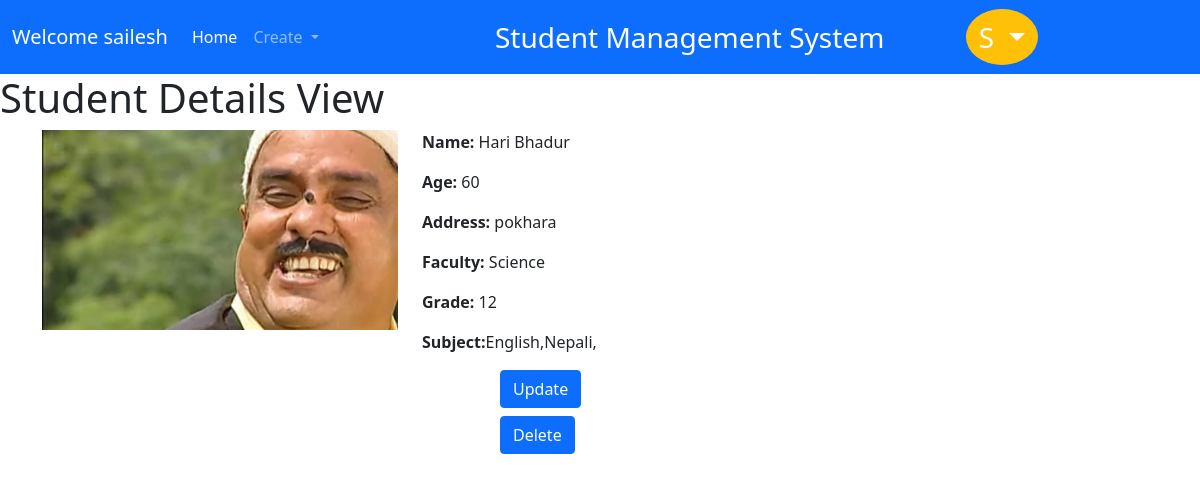
The app's page /student_detail/3 (signed in) with its own data.
### student/models.py (models this page shows, shortened)
class CustomUser(AbstractUser):
    email = models.EmailField(null=True,blank = True,unique=True,validators=[validators.EmailValidator,])

class Person(models.Model):
    fname = models.CharField(max_length=200,validators=[validators.MinLengthValidator(3)])
    lname = models.CharField(max_length=200,validators=[validators.MinLengthValidator(3)])
    address = models.CharField(max_length=200)
    class Meta:
        abstract = True
    def fullname(self):
        return self.fname+' '+self.lname

class Student(Person, models.Model):
     photo = models.ImageField(upload_to ='static/uploads/')
     email = models.EmailField(validators=[validators.EmailValidator,],unique=True)
     DOB = models.DateField()
     age = models.IntegerField(validators=[validators.MinValueValidator(1),validators.MinValueValidator(25)],null=True)
     grade = models.IntegerField(validators=[validators.MinValueValidator(10),validators.MinValueValidator(12)])
     roll_no = models.IntegerField(validators=[validators.MinValueValidator(1)],unique=True)
     faculty = models.ForeignKey(Faculty,on_delete=models.CASCADE,related_name='enrolled')

class Faculty(models.Model):
    name = models.CharField(max_length=200,validators=[validators.MinLengthValidator(3)],unique=True)
    teacher = models.ManyToManyField(Supervisior,related_name='supervisor')
    subject = models.ManyToManyField(Subject,related_name="contains")

class Subject(models.Model):
    name = models.CharField(max_length=200, validators=[validators.MinLengthValidator(3),],unique=True)
    teacher = models.ManyToManyField(Supervisior,related_name='enrolled')

### student/views.py (the view)
# urls.py: path('student_detail/<int:pk>',StudentDetailView.as_view(),name='student_detail'),
class StudentDetailView(LoginRequiredMixin, PageNotFoundMixin,DetailView):
    model = Student
    template_name = 'student_details.html'

### student/views.py (called while the page is built)
    def get(self, request, *args, **kwargs):
        try:
            self.object = self.get_object()
        except Http404:
            return render(request, 'no_object.html', status=404)
        context = self.get_context_data(object=self.object)
        return self.render_to_response(context)

### student/templates/student_details.html
{% extends 'layout.html' %}
{% block body %}
<h1>Student Details View</h1>
<div class="container">
    <div class="row">
        <div class="col-4">
            <img src="{{student.photo.url}}" class="img-fluid" alt="user image">
        </div>
        <div class="col-8">
            <p><b>Name: </b>{{student.fullname}}</p>
            <p><b>Age: </b>{{student.age}}</p>
            <p><b>Address: </b>{{student.address}}</p>
            <p> <b>Faculty: </b>{{student.faculty.name}}</p>
            <p><b>Grade: </b>{{student.grade}}</p>
            <p><b>Subject:</b>{% for subject in student.faculty.subject.all%}{{subject.name}},{% endfor %}</p>
        </div>
    </div>
</div>
<div class="d-grid gap-2 col-2 mx-auto">
    <a href="{% url 'student_update' student.pk%}"><button  class="btn btn-primary" type='button'>Update</button></a>
    <a href="{% url 'student_delete' student.pk%}"><button  class="btn btn-primary" type='button'>Delete</button></a>
</div>
{% endblock %}

### student/templates/layout.html (shortened to what this page needs)
{% load static %}
<!DOCTYPE html lang="en">
<html>
    <head>
        <link href="https://cdn.jsdelivr.net/npm/bootstrap@5.0.2/dist/css/bootstrap.min.css" rel="stylesheet">
    </head>
    <body>
        <nav class="navbar navbar-expand-lg navbar-dark bg-primary">
            <div class="container-fluid">
              <a class="navbar-brand" href="#">Welcome {{user.username}}</a>
              <div class="collapse navbar-collapse" id="navbarSupportedContent">
                <ul class="navbar-nav me-auto mb-2 mb-lg-0">
                  <li class="nav-item">
                    <a class="nav-link active" aria-current="page" href="{%url 'home'%}">Home</a>
                  </li>
                  {% if user.is_authenticated %}
                  <li class="nav-item dropdown">
                    <a class="nav-link dropdown-toggle" href="#" id="navbarDropdown" role="button" data-bs-toggle="dropdown" aria-expanded="false">
                     Create
                    </a>
                  </li>
                  {% endif %}
                </ul>
              </div>
            </div>
            <div class="container-fluid">
                <span class="navbar-text fs-3 text-white">
                Student Management System
                </span>
              </div>
              {%if user.is_authenticated %}
            <div class="navbar-collapse collapse w-50 order-3 dual-collapse2">
              <div class="dropdown ">
                <button class="btn btn-warning rounded-circle dropdown-toggle text-white fs-3" type="button" id="dropdownMenuButton1" data-bs-toggle="dropdown" aria-expanded="false">
                  {{user.username|slice:1|title}}
                </button>
              </div>
            </div>
            {% endif %}
          </nav>
        {% block body %}
        {% endblock %}
    </body>
</html>

### records on screen
CustomUser: username "sailesh", username "S"
Student: photo (picture), fullname "Hari Bhadur", age "60", address "pokhara", faculty.name "Science", grade "12"
Subject: name "English"
Subject: name "Nepali"
